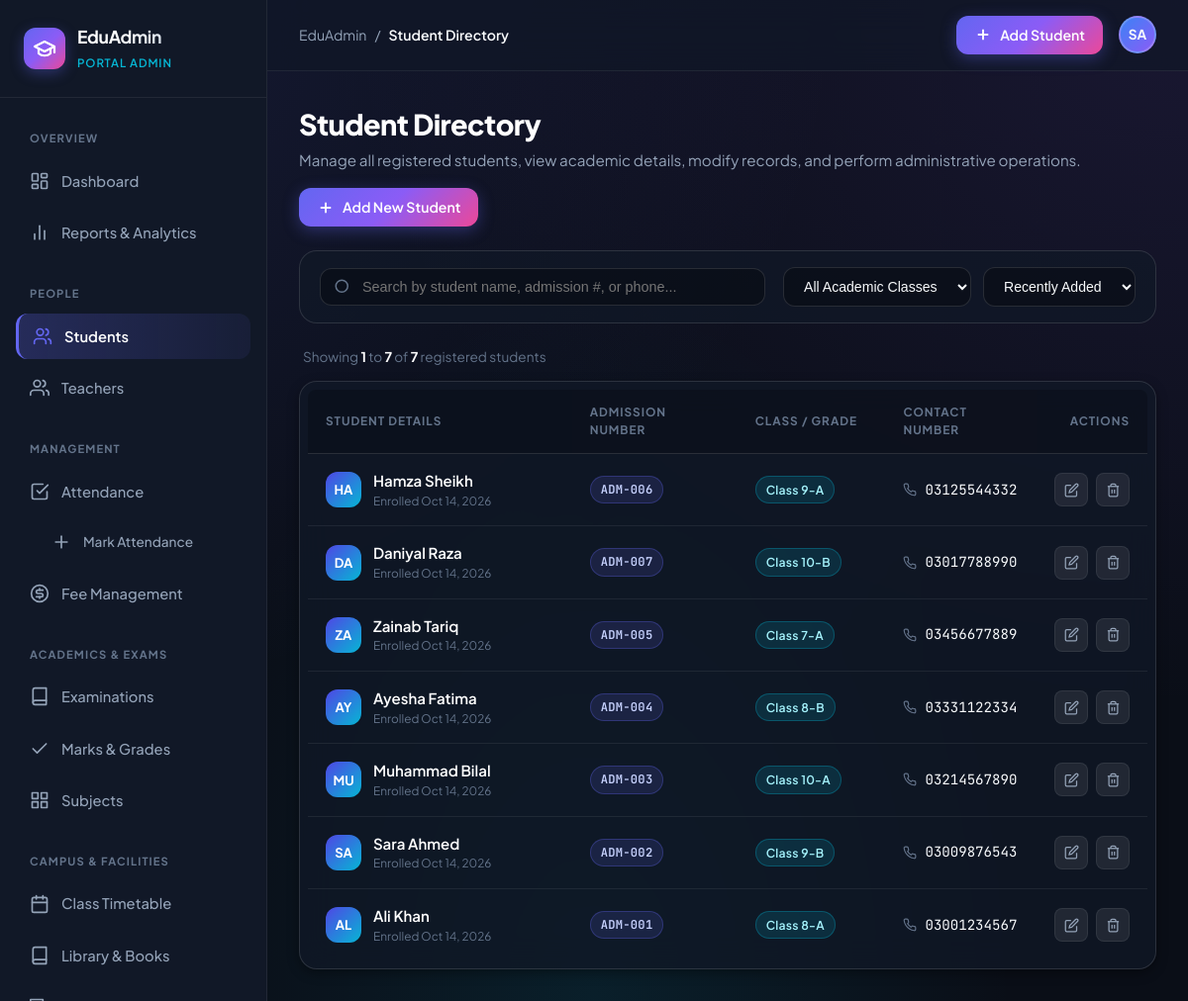
The page /students/ on the database its author committed.
### students/models.py (models this page shows, shortened)
class Student(models.Model):
    student_name = models.CharField(
        max_length=150,
        verbose_name="Student Name",
        help_text="Full legal name of the student"
    )
    admission_number = models.CharField(
        max_length=30,
        unique=True,
        verbose_name="Admission Number",
        help_text="Unique institutional admission identifier"
    )
    student_class = models.CharField(
        max_length=50,
        verbose_name="Class / Grade",
        help_text="Current class or grade level"
    )
    contact_number = models.CharField(
        max_length=20,
        verbose_name="Contact Number",
        help_text="Primary guardian contact phone number"
    )
    created_at = models.DateTimeField(
        auto_now_add=True,
        verbose_name="Registered On"
    )
    updated_at = models.DateTimeField(
        auto_now=True,
        verbose_name="Last Updated"
    )
    class Meta:
        ordering = ['-created_at']
        verbose_name = "Student"
        verbose_name_plural = "Students"

### students/views.py (the view)
# urls.py: path('students/', views.student_list_view, name='student_list'),
def student_list_view(request):
    query = request.GET.get('q', '').strip()
    class_filter = request.GET.get('class', '').strip()
    sort_by = request.GET.get('sort', '-created_at')
    valid_sorts = {
        'name_asc': 'student_name',
        'name_desc': '-student_name',
        'adm_asc': 'admission_number',
        'adm_desc': '-admission_number',
        'class_asc': 'student_class',
        'class_desc': '-student_class',
        'date_asc': 'created_at',
        'date_desc': '-created_at',
    }
    order_field = valid_sorts.get(sort_by, '-created_at')
    students = Student.objects.all().order_by(order_field)
    if query:
        students = students.filter(
            Q(student_name__icontains=query) |
            Q(admission_number__icontains=query) |
            Q(contact_number__icontains=query)
        )
    if class_filter:
        students = students.filter(student_class__iexact=class_filter)
    total_filtered_count = students.count()
    all_classes = Student.objects.values_list('student_class', flat=True).distinct().order_by('student_class')
    paginator = Paginator(students, 10)
    page_number = request.GET.get('page', 1)
    page_obj = paginator.get_page(page_number)
    context = {
        'page_title': 'Student Directory',
        'active_tab': 'students',
        'page_obj': page_obj,
        'query': query,
        'class_filter': class_filter,
        'all_classes': all_classes,
        'total_count': total_filtered_count,
        'sort_by': sort_by,
    }
    return render(request, 'students/student_list.html', context)

### templates/students/student_list.html (shortened to what this page needs)
{% extends 'students/base.html' %}
{% block content %}
<div style="display: flex; justify-content: space-between; align-items: flex-start; margin-bottom: 24px; flex-wrap: wrap; gap: 16px;">
  <div>
    <h1 style="font-size: 1.8rem; font-weight: 800; color: #fff; letter-spacing: -0.02em;">
      Student Directory
    </h1>
    <p style="color: var(--text-muted); font-size: 0.95rem; margin-top: 4px;">
      Manage all registered students, view academic details, modify records, and perform administrative operations.
    </p>
  </div>
  <a href="{% url 'students:student_add' %}" class="btn-primary" id="add-student-btn-list">
    <svg width="18" height="18" viewBox="0 0 24 24" fill="none" stroke="currentColor" stroke-width="2.5"><line x1="12" x2="12" y1="5" y2="19"/><line x1="5" x2="19" y1="12" y2="12"/></svg>
    <span>Add New Student</span>
  </a>
</div>
<form method="GET" action="{% url 'students:student_list' %}" class="filter-bar" id="student-filter-form">
  <div class="search-input-wrap">
    <svg viewBox="0 0 24 24" fill="none" stroke="currentColor" stroke-width="2"><circle cx="11" cy="11" r="8"/><line x1="21" x2="21" y1="16.65" y2="16.65"/></svg>
    <input
      type="text"
      name="q"
      id="client-filter-input"
      value="{{ query }}"
      class="search-input"
      placeholder="Search by student name, admission #, or phone..."
      autocomplete="off"
    >
  </div>
  <div style="display: flex; align-items: center; gap: 12px; flex-wrap: wrap;">
    <select name="class" class="filter-select" onchange="this.form.submit()">
      <option value="">All Academic Classes</option>
    </select>
    <select name="sort" class="filter-select" onchange="this.form.submit()">
      <option value="-created_at" {% if sort_by == '-created_at' %}selected{% endif %}>Recently Added</option>
    </select>
  </div>
</form>
<div style="display: flex; justify-content: space-between; align-items: center; margin-bottom: 14px; padding: 0 4px;">
  <span style="font-size: 0.85rem; color: var(--text-dim);">
    Showing <strong style="color: #fff;">{{ page_obj.start_index|default:0 }}</strong> to <strong style="color: #fff;">{{ page_obj.end_index|default:0 }}</strong> of <strong style="color: #fff;">{{ total_count }}</strong> registered student{{ total_count|pluralize }}
  </span>
</div>
<div class="glass-card" style="padding: 8px;">
  {% if page_obj.object_list %}
    <div class="table-responsive">
      <table class="custom-table" id="students-data-table">
        <thead>
          <tr>
            <th style="width: 32%;">Student Details</th>
            <th style="width: 20%;">Admission Number</th>
            <th style="width: 18%;">Class / Grade</th>
            <th style="width: 18%;">Contact Number</th>
            <th style="width: 12%; text-align: right;">Actions</th>
          </tr>
        </thead>
        <tbody>
          {% for student in page_obj.object_list %}
            <tr class="student-table-row" id="student-row-{{ student.id }}">
              <td>
                <div class="student-meta-cell">
                  <div class="student-avatar">{{ student.student_name|slice:":2"|upper }}</div>
                  <div>
                    <div class="student-name-bold">{{ student.student_name }}</div>
                    <div style="font-size: 0.74rem; color: var(--text-dim);">Enrolled {{ student.created_at|date:"M d, Y" }}</div>
                  </div>
                </div>
              </td>
              <td>
                <span class="badge badge-adm">{{ student.admission_number }}</span>
              </td>
              <td>
                <span class="badge badge-class">{{ student.student_class }}</span>
              </td>
              <td>
                <div style="display: flex; align-items: center; gap: 8px;">
                  <span class="font-mono" style="font-size: 0.88rem; color: var(--text-main);">{{ student.contact_number }}</span>
                </div>
              </td>
              <td style="text-align: right;">
                <div class="action-group" style="justify-content: flex-end;">
                  <a href="{% url 'students:student_edit' student.id %}" class="btn-icon btn-icon-edit" title="Edit Student Record" id="edit-student-{{ student.id }}">
                    <svg width="15" height="15" viewBox="0 0 24 24" fill="none" stroke="currentColor" stroke-width="2"><path d="M11 4H4a2 2 0 0 0-2 2v14a2 2 0 0 0 2 2h14a2 2 0 0 0 2-2v-7"/><path d="M18.5 2.5a2.121 2.121 0 0 1 3 3L12 15l-4 1 1-4 9.5-9.5z"/></svg>
                  </a>
                  <a href="{% url 'students:student_delete' student.id %}" class="btn-icon btn-icon-delete" title="Delete Student Record" id="delete-student-{{ student.id }}" data-student-id="{{ student.id }}" data-student-name="{{ student.student_name }}">
                    <svg width="15" height="15" viewBox="0 0 24 24" fill="none" stroke="currentColor" stroke-width="2"><polyline points="3 6 5 6 21 6"/><path d="M19 6v14a2 2 0 0 1-2 2H7a2 2 0 0 1-2-2V6m3 0V4a2 2 0 0 1 2-2h4a2 2 0 0 1 2 2v2"/><line x1="10" y1="11" x2="10" y2="17"/><line x1="14" y1="11" x2="14" y2="17"/></svg>
                  </a>
                </div>
              </td>
            </tr>
          {% endfor %}
        </tbody>
      </table>
    </div>
  {% endif %}
</div>
{% endblock %}

### templates/students/base.html (shortened to what this page needs)
{% load static %}
<!DOCTYPE html>
<html lang="en">
<head>
  <link rel="stylesheet" href="{% static 'css/style.css' %}">
</head>
<body>
  <div class="app-layout">
    <aside class="app-sidebar" id="app-sidebar">
      <div class="sidebar-brand">
        <div class="brand-icon-wrapper">
          <svg width="24" height="24" viewBox="0 0 24 24" fill="none" stroke="currentColor" stroke-width="2.2" stroke-linecap="round" stroke-linejoin="round">
            <path d="M22 10v6M2 10l10-5 10 5-10 5z"/>
            <path d="M6 12v5c3 3 9 3 12 0v-5"/>
          </svg>
        </div>
        <div class="brand-info">
          <h1>EduAdmin</h1>
          <span>Portal Admin</span>
        </div>
      </div>
      <nav class="sidebar-nav">
        <div class="nav-label">Overview</div>
        <a href="{% url 'students:dashboard' %}" class="nav-item {% if active_tab == 'dashboard' %}active{% endif %}" id="nav-dashboard">
          <svg viewBox="0 0 24 24" fill="none" stroke="currentColor" stroke-linecap="round" stroke-linejoin="round">
            <rect width="7" height="9" x="3" y="3" rx="1"/><rect width="7" height="5" x="14" y="3" rx="1"/>
            <rect width="7" height="9" x="14" y="12" rx="1"/><rect width="7" height="5" x="3" y="16" rx="1"/>
          </svg>
          <span>Dashboard</span>
        </a>
        <a href="/reports/" class="nav-item {% if active_tab == 'reports' %}active{% endif %}" id="nav-reports">
          <svg viewBox="0 0 24 24" fill="none" stroke="currentColor" stroke-linecap="round" stroke-linejoin="round">
            <line x1="18" y1="20" x2="18" y2="10"/><line x1="12" y1="20" x2="12" y2="4"/>
            <line x1="6" y1="20" x2="6" y2="14"/>
          </svg>
          <span>Reports &amp; Analytics</span>
        </a>
        <div class="nav-label" style="margin-top:12px;">People</div>
        <a href="{% url 'students:student_list' %}" class="nav-item {% if active_tab == 'students' %}active{% endif %}" id="nav-students">
          <svg viewBox="0 0 24 24" fill="none" stroke="currentColor" stroke-linecap="round" stroke-linejoin="round">
            <path d="M16 21v-2a4 4 0 0 0-4-4H6a4 4 0 0 0-4 4v2"/>
            <circle cx="9" cy="7" r="4"/>
            <path d="M22 21v-2a4 4 0 0 0-3-3.87"/><path d="M16 3.13a4 4 0 0 1 0 7.75"/>
          </svg>
          <span>Students</span>
        </a>
        <a href="{% url 'teachers:teacher_list' %}" class="nav-item {% if active_tab == 'teachers' %}active{% endif %}" id="nav-teachers">
          <svg viewBox="0 0 24 24" fill="none" stroke="currentColor" stroke-linecap="round" stroke-linejoin="round">
            <path d="M17 21v-2a4 4 0 0 0-4-4H5a4 4 0 0 0-4 4v2"/>
            <circle cx="9" cy="7" r="4"/>
            <path d="M23 21v-2a4 4 0 0 0-3-3.87"/>
            <path d="M16 3.13a4 4 0 0 1 0 7.75"/>
          </svg>
          <span>Teachers</span>
        </a>
        <div class="nav-label" style="margin-top:12px;">Management</div>
        <a href="{% url 'attendance:attendance_list' %}" class="nav-item {% if active_tab == 'attendance' %}active{% endif %}" id="nav-attendance">
          <svg viewBox="0 0 24 24" fill="none" stroke="currentColor" stroke-linecap="round" stroke-linejoin="round">
            <path d="M9 11l3 3L22 4"/><path d="M21 12v7a2 2 0 0 1-2 2H5a2 2 0 0 1-2-2V5a2 2 0 0 1 2-2h11"/>
          </svg>
          <span>Attendance</span>
        </a>
        <a href="{% url 'attendance:attendance_mark' %}" class="nav-item {% if active_tab == 'mark_attendance' %}active{% endif %}" id="nav-mark-att" style="padding-left: 36px; font-size:0.85rem;">
          <svg viewBox="0 0 24 24" fill="none" stroke="currentColor" stroke-linecap="round" stroke-linejoin="round">
            <line x1="12" y1="5" x2="12" y2="19"/><line x1="5" y1="12" x2="19" y2="12"/>
          </svg>
          <span>Mark Attendance</span>
        </a>
        <a href="{% url 'fees:fee_list' %}" class="nav-item {% if active_tab == 'fees' %}active{% endif %}" id="nav-fees">
          <svg viewBox="0 0 24 24" fill="none" stroke="currentColor" stroke-linecap="round" stroke-linejoin="round">
            <circle cx="12" cy="12" r="10"/>
            <path d="M16 8h-6a2 2 0 1 0 0 4h4a2 2 0 1 1 0 4H8"/>
            <line x1="12" y1="6" x2="12" y2="8"/><line x1="12" y1="16" x2="12" y2="18"/>
          </svg>
          <span>Fee Management</span>
        </a>
        <div class="nav-label" style="margin-top:12px;">Academics &amp; Exams</div>
        <a href="{% url 'exams:exam_list' %}" class="nav-item {% if active_tab == 'exams' %}active{% endif %}" id="nav-exams">
          <svg viewBox="0 0 24 24" fill="none" stroke="currentColor" stroke-linecap="round" stroke-linejoin="round">
            <path d="M4 19.5A2.5 2.5 0 0 1 6.5 17H20"/><path d="M6.5 2H20v20H6.5A2.5 2.5 0 0 1 4 19.5v-15A2.5 2.5 0 0 1 6.5 2z"/>
          </svg>
          <span>Examinations</span>
        </a>
        <a href="{% url 'exams:marks_list' %}" class="nav-item {% if active_tab == 'marks' or active_tab == 'marks_bulk' %}active{% endif %}" id="nav-marks">
          <svg viewBox="0 0 24 24" fill="none" stroke="currentColor" stroke-linecap="round" stroke-linejoin="round">
            <polyline points="20 6 9 17 4 12"/>
          </svg>
          <span>Marks &amp; Grades</span>
        </a>
        <a href="{% url 'exams:subject_list' %}" class="nav-item {% if active_tab == 'subjects' %}active{% endif %}" id="nav-subjects">
          <svg viewBox="0 0 24 24" fill="none" stroke="currentColor" stroke-linecap="round" stroke-linejoin="round">
            <rect x="3" y="3" width="7" height="7"/><rect x="14" y="3" width="7" height="7"/>
            <rect x="14" y="14" width="7" height="7"/><rect x="3" y="14" width="7" height="7"/>
          </svg>
          <span>Subjects</span>
        </a>
        <div class="nav-label" style="margin-top:12px;">Campus &amp; Facilities</div>
        <a href="{% url 'timetable:class_timetable' %}" class="nav-item {% if active_tab == 'timetable' or active_tab == 'teacher_timetable' %}active{% endif %}" id="nav-timetable">
          <svg viewBox="0 0 24 24" fill="none" stroke="currentColor" stroke-linecap="round" stroke-linejoin="round">
            <rect width="18" height="18" x="3" y="4" rx="2" ry="2"/>
            <line x1="16" x2="16" y1="2" y2="6"/><line x1="8" x2="8" y1="2" y2="6"/>
            <line x1="3" x2="21" y1="10" y2="10"/>
          </svg>
          <span>Class Timetable</span>
        </a>
        <a href="{% url 'library:book_list' %}" class="nav-item {% if active_tab == 'library_books' or active_tab == 'library_issues' %}active{% endif %}" id="nav-library">
          <svg viewBox="0 0 24 24" fill="none" stroke="currentColor" stroke-linecap="round" stroke-linejoin="round">
            <path d="M4 19.5A2.5 2.5 0 0 1 6.5 17H20"/>
            <path d="M6.5 2H20v20H6.5A2.5 2.5 0 0 1 4 19.5v-15A2.5 2.5 0 0 1 6.5 2z"/>
          </svg>
          <span>Library &amp; Books</span>
        </a>
        <a href="{% url 'transport:transport_dashboard' %}" class="nav-item {% if active_tab == 'transport_dashboard' or active_tab == 'transport_vehicles' or active_tab == 'transport_passes' %}active{% endif %}" id="nav-transport">
          <svg viewBox="0 0 24 24" fill="none" stroke="currentColor" stroke-linecap="round" stroke-linejoin="round">
            <rect x="1" y="3" width="15" height="13"/>
            <polygon points="16 8 20 8 23 11 23 16 16 16 16 8"/>
            <circle cx="5.5" cy="18.5" r="2.5"/><circle cx="18.5" cy="18.5" r="2.5"/>
          </svg>
          <span>Transport &amp; Fleet</span>
        </a>
      </nav>
    </aside>
    <div class="app-main">
      <header class="app-topbar">
        <div class="topbar-left">
          <div class="page-breadcrumb">
            <span>EduAdmin</span>
            <span>/</span>
            <span class="current">{{ page_title|default:"Overview" }}</span>
          </div>
        </div>
        <div class="topbar-right">
          <a href="{% url 'students:student_add' %}" class="btn-primary" id="topbar-add-btn">
            <svg width="18" height="18" viewBox="0 0 24 24" fill="none" stroke="currentColor" stroke-width="2.5"><line x1="12" x2="12" y1="5" y2="19"/><line x1="5" x2="19" y1="12" y2="12"/></svg>
            <span>Add Student</span>
          </a>
          <div class="admin-avatar" title="School Administrator">SA</div>
        </div>
      </header>
      <main class="content-wrapper">
        {% block content %}{% endblock %}
      </main>
    </div>
  </div>
</body>
</html>

### rows shown on the page
Student: student_name "HA", student_name "Hamza Sheikh", created_at "Oct 14, 2026", admission_number "ADM-006", student_class "Class 9-A", contact_number "03125544332"
Student: student_name "DA", student_name "Daniyal Raza", created_at "Oct 14, 2026", admission_number "ADM-007", student_class "Class 10-B", contact_number "03017788990"
Student: student_name "ZA", student_name "Zainab Tariq", created_at "Oct 14, 2026", admission_number "ADM-005", student_class "Class 7-A", contact_number "03456677889"
Student: student_name "AY", student_name "Ayesha Fatima", created_at "Oct 14, 2026", admission_number "ADM-004", student_class "Class 8-B", contact_number "03331122334"
Student: student_name "MU", student_name "Muhammad Bilal", created_at "Oct 14, 2026", admission_number "ADM-003", student_class "Class 10-A", contact_number "03214567890"
Student: student_name "SA", student_name "Sara Ahmed", created_at "Oct 14, 2026", admission_number "ADM-002", student_class "Class 9-B", contact_number "03009876543"
Student: student_name "AL", student_name "Ali Khan", created_at "Oct 14, 2026", admission_number "ADM-001", student_class "Class 8-A", contact_number "03001234567"

### other values the page prints
{{ page_title|default:"Overview" }} "Student Directory"
{{ page_obj.start_index|default:0 }} "1"
{{ page_obj.end_index|default:0 }} "7"
{{ total_count }} "7"
